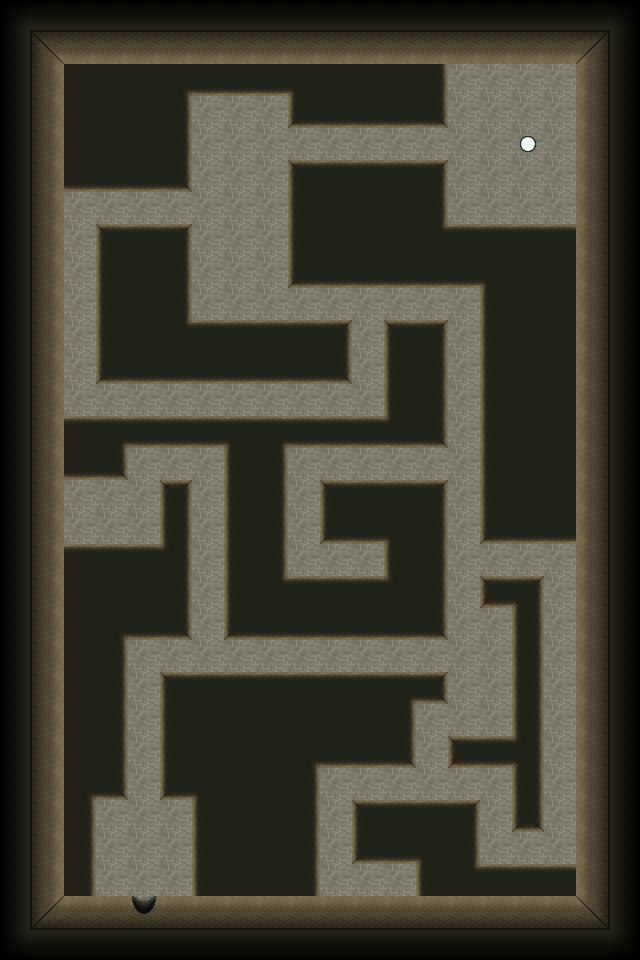

Below is a game level as drawn by its tile map, then a one-line description and the .tmx file that defines it, in full:
An orthogonal 20x30 tile map with 32x32 px tiles, 2 tile layers (base, interaction).

<map version="1.8" tiledversion="1.8.5" orientation="orthogonal" renderorder="right-down" width="20" height="30" tilewidth="32" tileheight="32" infinite="0" nextlayerid="3" nextobjectid="1">
 <tileset firstgid="1" source="tileset.tsx" />
 <layer id="1" name="base" width="20" height="30">
  <data encoding="csv">
77,2684354638,2684354638,2684354638,2684354638,2684354638,2684354638,2684354638,2684354638,2684354638,2684354638,2684354638,2684354638,2684354638,2684354638,2684354638,2684354638,2684354638,2684354638,2684354637,
78,1610612806,1610612808,1610612808,1610612808,1610612808,1610612808,1610612808,1610612808,1610612808,1610612808,1610612808,1610612808,1610612808,1610612808,1610612808,1610612808,1610612808,70,3221225550,
78,3221225544,63,63,63,1610612802,67,67,67,66,63,63,63,1610612803,1,1,1,1,72,3221225550,
78,3221225544,63,63,63,1610612803,1,1,1,1610612798,67,67,67,3221225534,1,1,1,1,72,3221225550,
78,3221225544,63,63,63,1610612803,1,1,1,1,1,1,1,1,1,1,3,1,72,3221225550,
78,3221225544,67,67,67,3221225534,1,1,1,62,3221225539,3221225539,3221225539,2684354622,1,1,1,1,72,3221225550,
78,3221225544,1,1,1,1,1,1,1,2684354627,63,63,63,1610612803,1,1,1,1,72,3221225550,
78,3221225544,1,62,3221225539,2684354622,1,1,1,2684354627,63,63,63,3221225538,3221225539,3221225539,3221225539,3221225539,72,3221225550,
78,3221225544,1,2684354627,63,1610612803,1,1,1,1610612798,67,67,67,67,67,66,63,63,72,3221225550,
78,3221225544,1,2684354627,63,1610612803,1,1,1,1,1,1,1,1,1,2684354627,63,63,72,3221225550,
78,3221225544,1,2684354627,63,3221225538,3221225539,3221225539,3221225539,3221225539,2684354622,1,62,2684354622,1,2684354627,63,63,72,3221225550,
78,3221225544,1,1610612798,67,67,67,67,67,67,3221225534,1,2684354627,1610612803,1,2684354627,63,63,72,3221225550,
78,3221225544,1,1,1,1,1,1,1,1,1,1,2684354627,1610612803,1,2684354627,63,63,72,3221225550,
78,3221225544,3221225539,2147483717,58,58,58,69,2147483717,58,58,58,1073741893,3221225534,1,2684354627,63,63,72,3221225550,
78,3221225544,67,3221225534,1,1,1,2684354627,1610612803,1,1,1,1,1,1,2684354627,63,63,72,3221225550,
78,3221225544,1,1,1,2684354620,1,2684354627,1610612803,1,62,3221225539,3221225539,2684354622,1,2684354627,63,63,72,3221225550,
78,3221225544,1,1,1,2684354618,1,2684354627,1610612803,1,1610612798,67,66,1610612803,1,1610612798,67,67,72,3221225550,
78,3221225544,3221225539,3221225539,3221225539,2684354629,1,2684354627,1610612803,1,1,1,2684354627,1610612803,1,1,1,1,72,3221225550,
78,3221225544,63,63,63,1610612803,1,2684354627,3221225538,3221225539,3221225539,3221225539,2684354626,1610612803,1,60,2684354616,1,72,3221225550,
78,3221225544,63,1610612802,67,3221225534,1,1610612798,67,67,67,67,67,3221225534,1,1,1610612794,1,72,3221225550,
78,3221225544,63,1610612803,1,1,1,1,1,1,1,1,1,1,1,1,1610612794,1,72,3221225550,
78,3221225544,63,1610612803,1,62,3221225539,3221225539,3221225539,3221225539,3221225539,3221225539,2147483717,3221225532,1,1,1610612794,1,72,3221225550,
78,3221225544,63,1610612803,1,2684354627,63,63,63,63,63,63,1610612803,1,1,1,1610612794,1,72,3221225550,
78,3221225544,63,1610612803,1,2684354627,63,63,63,1610612802,67,67,3221225534,1,60,3221225530,2684354621,1,72,3221225550,
78,3221225544,1610612802,3221225534,1,1610612798,66,63,63,1610612803,1,1,1,1,1,1,2684354618,1,72,3221225550,
78,3221225544,1610612803,1,1,1,2684354627,63,63,1610612803,1,62,3221225539,3221225539,2684354622,1,1610612796,1,72,3221225550,
78,3221225544,1610612803,1,1,1,2684354627,63,63,1610612803,1,1610612798,67,66,1610612803,1,1,1,72,3221225550,
78,3221225544,1610612803,1,1,1,2684354627,63,63,1610612803,1,1,1,2684354627,3221225538,3221225539,3221225539,3221225539,72,3221225550,
78,3221225542,2684354632,2684354632,3221225547,2684354632,2684354632,2684354632,2684354632,2684354632,2684354632,2684354632,2684354632,2684354632,2684354632,2684354632,2684354632,2684354632,2684354630,3221225550,
1610612813,1610612814,1610612814,1610612814,1610612814,1610612814,1610612814,1610612814,1610612814,1610612814,1610612814,1610612814,1610612814,1610612814,1610612814,1610612814,1610612814,1610612814,1610612814,3221225549
</data>
 </layer>
 <layer id="2" name="interaction" width="20" height="30">
  <data encoding="csv">
0,0,0,0,0,0,0,0,0,0,0,0,0,0,0,0,0,0,0,0,
0,0,0,0,0,0,0,0,0,0,0,0,0,0,0,0,0,0,0,0,
0,0,0,0,0,0,0,0,0,0,0,0,0,0,0,0,0,0,0,0,
0,0,0,0,0,0,0,0,0,0,0,0,0,0,0,0,0,0,0,0,
0,0,0,0,0,0,0,0,0,0,0,0,0,0,0,0,0,0,0,0,
0,0,0,0,0,0,0,0,0,0,0,0,0,0,0,0,0,0,0,0,
0,0,0,0,0,0,0,0,0,0,0,0,0,0,0,0,0,0,0,0,
0,0,0,0,0,0,0,0,0,0,0,0,0,0,0,0,0,0,0,0,
0,0,0,0,0,0,0,0,0,0,0,0,0,0,0,0,0,0,0,0,
0,0,0,0,0,0,0,0,0,0,0,0,0,0,0,0,0,0,0,0,
0,0,0,0,0,0,0,0,0,0,0,0,0,0,0,0,0,0,0,0,
0,0,0,0,0,0,0,0,0,0,0,0,0,0,0,0,0,0,0,0,
0,0,0,0,0,0,0,0,0,0,0,0,0,0,0,0,0,0,0,0,
0,0,0,0,0,0,0,0,0,0,0,0,0,0,0,0,0,0,0,0,
0,0,0,0,0,0,0,0,0,0,0,0,0,0,0,0,0,0,0,0,
0,0,0,0,0,0,0,0,0,0,0,0,0,0,0,0,0,0,0,0,
0,0,0,0,0,0,0,0,0,0,0,0,0,0,0,0,0,0,0,0,
0,0,0,0,0,0,0,0,0,0,0,0,0,0,0,0,0,0,0,0,
0,0,0,0,0,0,0,0,0,0,0,0,0,0,0,0,0,0,0,0,
0,0,0,0,0,0,0,0,0,0,0,0,0,0,0,0,0,0,0,0,
0,0,0,0,0,0,0,0,0,0,0,0,0,0,0,0,0,0,0,0,
0,0,0,0,0,0,0,0,0,0,0,0,0,0,0,0,0,0,0,0,
0,0,0,0,0,0,0,0,0,0,0,0,0,0,0,0,0,0,0,0,
0,0,0,0,0,0,0,0,0,0,0,0,0,0,0,0,0,0,0,0,
0,0,0,0,0,0,0,0,0,0,0,0,0,0,0,0,0,0,0,0,
0,0,0,0,0,0,0,0,0,0,0,0,0,0,0,0,0,0,0,0,
0,0,0,0,0,0,0,0,0,0,0,0,0,0,0,0,0,0,0,0,
0,0,0,0,0,0,0,0,0,0,0,0,0,0,0,0,0,0,0,0,
0,0,0,0,0,0,0,0,0,0,0,0,0,0,0,0,0,0,0,0,
0,0,0,0,0,0,0,0,0,0,0,0,0,0,0,0,0,0,0,0
</data>
 </layer>
</map>
